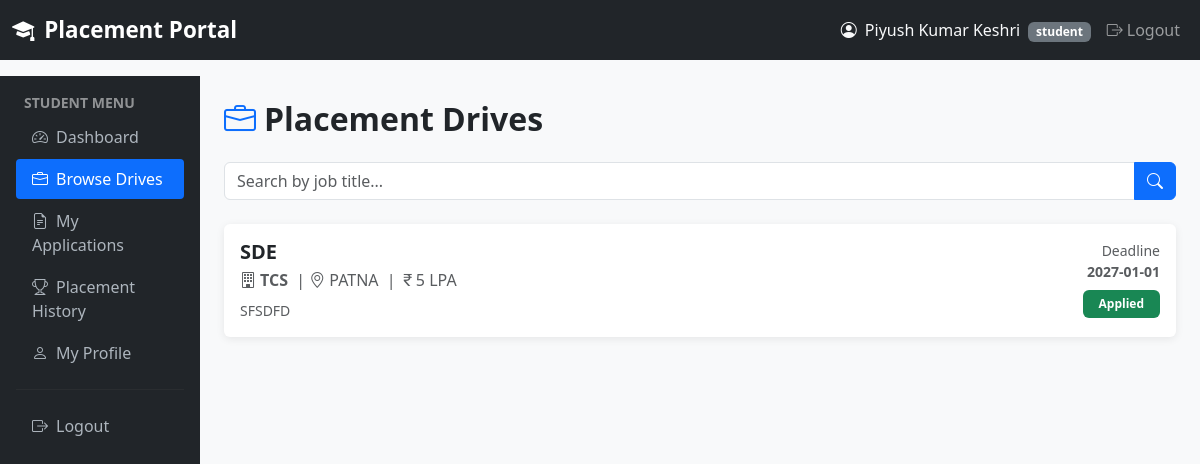
/student/drives (signed in), run on the app's committed database.
### tables this page shows
CREATE TABLE placement_drive (
            id                   INTEGER PRIMARY KEY AUTOINCREMENT,
            company_id           INTEGER NOT NULL REFERENCES company_profile(id),
            job_title            TEXT    NOT NULL,
            job_description      TEXT    NOT NULL,
            eligibility_criteria TEXT,
            package              TEXT,
            location             TEXT,
            application_deadline TEXT    NOT NULL,
            status               TEXT    NOT NULL DEFAULT 'pending'
                CHECK(status IN ('pending','approved','rejected','closed')),
            created_at           TEXT    DEFAULT (datetime('now'))
        );

CREATE TABLE company_profile (
            id              INTEGER PRIMARY KEY AUTOINCREMENT,
            user_id         INTEGER NOT NULL REFERENCES user(id),
            company_name    TEXT    NOT NULL,
            hr_contact      TEXT,
            website         TEXT,
            industry        TEXT,
            description     TEXT,
            approval_status TEXT NOT NULL DEFAULT 'pending'
                CHECK(approval_status IN ('pending','approved','rejected','blacklisted'))
        );

### app.py (the view)
@app.route("/student/drives")
@student_required
def student_drives():
    db    = get_db()
    today = date.today().isoformat()
    sp    = db.execute("SELECT * FROM student_profile WHERE user_id=?",
                       (session["user_id"],)).fetchone()
    q = request.args.get("q", "").strip()
    if q:
        rows = db.execute("""
            SELECT pd.*, cp.company_name FROM placement_drive pd
            JOIN company_profile cp ON pd.company_id = cp.id
            WHERE pd.status='approved' AND pd.job_title LIKE ?
            ORDER BY pd.application_deadline ASC""", (f"%{q}%",)).fetchall()
    else:
        rows = db.execute("""
            SELECT pd.*, cp.company_name FROM placement_drive pd
            JOIN company_profile cp ON pd.company_id = cp.id
            WHERE pd.status='approved'
            ORDER BY pd.application_deadline ASC""").fetchall()
    applied_drive_ids = {
        r["drive_id"] for r in
        db.execute("SELECT drive_id FROM application WHERE student_id=?",
                   (sp["id"],)).fetchall()
    }
    return render_template("student/drives.html",
        drives=rows, applied_drive_ids=applied_drive_ids,
        today=today, search=q)

### app.py (called while the page is built)
def get_db():
    if "db" not in g:
        g.db = sqlite3.connect(app.config["DATABASE"],
                               detect_types=sqlite3.PARSE_DECLTYPES)
        g.db.row_factory = sqlite3.Row
    return g.db

def student_required(f):
    @wraps(f)
    def decorated(*args, **kwargs):
        if session.get("user_role") != "student":
            flash("Access denied.", "danger")
            return redirect(url_for("login"))
        return f(*args, **kwargs)
    return decorated

### templates/student/drives.html (shortened to what this page needs)
{% extends "base.html" %}
{% block content %}
<div class="container-fluid">
  <div class="row">
    <div class="col-md-2 sidebar p-3 d-none d-md-block">
      <p class="text-white-50 small fw-bold text-uppercase px-2 mb-1">Student Menu</p>
      <a href="{{ url_for('student_dashboard') }}"><i class="bi bi-speedometer2 me-2"></i>Dashboard</a>
      <a href="{{ url_for('student_drives') }}" class="active"><i class="bi bi-briefcase me-2"></i>Browse Drives</a>
      <a href="{{ url_for('student_applications') }}"><i class="bi bi-file-earmark-text me-2"></i>My Applications</a>
      <a href="{{ url_for('student_history') }}"><i class="bi bi-trophy me-2"></i>Placement History</a>
      <a href="{{ url_for('student_profile') }}"><i class="bi bi-person me-2"></i>My Profile</a>
      <hr style="border-color:#444;">
      <a href="{{ url_for('logout') }}"><i class="bi bi-box-arrow-right me-2"></i>Logout</a>
    </div>
    <div class="col-md-10 p-4">
      <h2 class="fw-bold mb-4"><i class="bi bi-briefcase me-2 text-primary"></i>Placement Drives</h2>
      <form method="GET" action="{{ url_for('student_drives') }}" class="mb-4">
        <div class="input-group">
          <input type="text" name="q" class="form-control" placeholder="Search by job title..."
                 value="{{ search }}">
          <button class="btn btn-primary" type="submit"><i class="bi bi-search"></i></button>
        </div>
      </form>
      {% if drives %}
        {% for drive in drives %}
        <div class="card mb-3">
          <div class="card-body">
            <div class="d-flex justify-content-between align-items-start">
              <div class="flex-grow-1">
                <h5 class="fw-bold mb-1">{{ drive['job_title'] }}</h5>
                <p class="text-muted mb-2">
                  <i class="bi bi-building me-1"></i><strong>{{ drive['company_name'] }}</strong>
                  &nbsp;|&nbsp;<i class="bi bi-geo-alt me-1"></i>{{ drive['location'] or 'TBD' }}
                  &nbsp;|&nbsp;<i class="bi bi-currency-rupee"></i>{{ drive['package'] or 'TBD' }}
                </p>
                <p class="mb-0 small text-muted">
                  {{ drive['job_description'][:200] }}{% if drive['job_description']|length > 200 %}...{% endif %}
                </p>
              </div>
              <div class="text-end ms-4" style="min-width:150px;">
                <div class="text-muted small mb-2">Deadline<br><strong>{{ drive['application_deadline'] }}</strong></div>
                {% if drive['id'] in applied_drive_ids %}
                  <span class="badge bg-success px-3 py-2">Applied</span>
                {% elif drive['application_deadline'] < today %}
                  <span class="badge bg-secondary px-3 py-2">Closed</span>
                {% else %}
                  <a href="{{ url_for('student_drive_detail', did=drive['id']) }}" class="btn btn-primary">View & Apply</a>
                {% endif %}
              </div>
            </div>
          </div>
        </div>
        {% endfor %}
      {% else %}
      <div class="text-center text-muted py-5">
        <i class="bi bi-briefcase display-4"></i>
        <p class="mt-3">No drives found.</p>
      </div>
      {% endif %}
    </div>
  </div>
</div>
{% endblock %}

### templates/base.html (style rules this page uses)
body { background-color: #f8f9fa; }
.sidebar { min-height: 100vh; background: #212529; padding-top: 1rem; }
.sidebar a { color: #adb5bd; text-decoration: none; display: block; padding: .5rem 1rem; border-radius: .25rem; margin-bottom:2px; }
.sidebar a:hover, .sidebar a.active { background: #0d6efd; color: #fff; }
.card { box-shadow: 0 2px 8px rgba(0,0,0,.08); border: none; }

### data on the page
placement_drive: job_title "SDE", company_name "TCS", location "PATNA", package "5 LPA", job_description "SFSDFD", application_deadline "2027-01-01", shows "Applied"

### other printed values
{{ session.get('user_name','') }} "Piyush Kumar Keshri"
{{ session.get('user_role','') }} "student"
